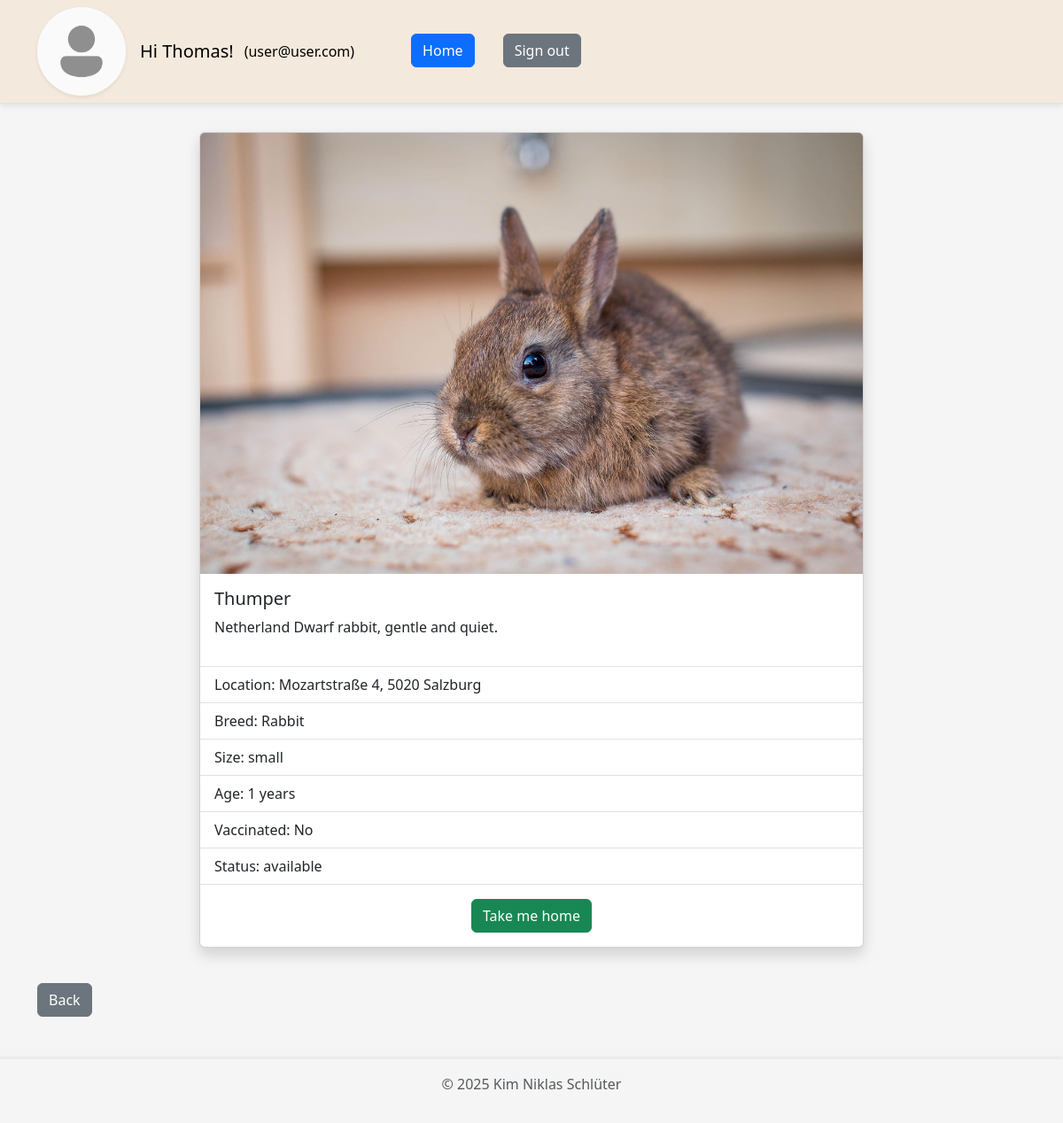
The app's page /website/animal_details.php?id=3 (signed in) with its own data.
### tables this page shows
CREATE TABLE `user` (
  `id` int(11) NOT NULL,
  `email` varchar(200) NOT NULL,
  `password` varchar(255) NOT NULL,
  `first_name` varchar(100) NOT NULL,
  `last_name` varchar(100) NOT NULL,
  `phone` varchar(50) NOT NULL,
  `address` varchar(100) NOT NULL,
  `picture` varchar(255) NOT NULL,
  `authority` enum('user','admin') NOT NULL
);

CREATE TABLE `animal` (
  `id` int(11) NOT NULL,
  `name` varchar(100) NOT NULL,
  `picture` varchar(255) DEFAULT NULL,
  `location` varchar(100) NOT NULL,
  `description` text DEFAULT NULL,
  `size` enum('small','default','big') NOT NULL DEFAULT 'default',
  `age` int(11) DEFAULT NULL,
  `vaccinated` tinyint(1) NOT NULL,
  `status` enum('available','adopted') NOT NULL DEFAULT 'available',
  `breed_id` int(11) NOT NULL
);

CREATE TABLE `breed` (
  `id` int(11) NOT NULL,
  `name` varchar(100) NOT NULL
);

### website/components/animals.php (called while the page is built, shortened)
<?php
require_once __DIR__ . '/db_connect.php';
require_once __DIR__ . '/util.php';
$conn = db_connect();
function create_response($status, $message, $data = [])
{
  $response = [
    "status" => $status,
    "message" => $message,
    "data" => $data
  ];
  return $response;
}
function get_animal_by_id($id)
{
  global $conn;
  $id = clean_input($id);
  $sql = "SELECT * FROM `animal` WHERE id=$id";
  $result = mysqli_query($conn, $sql);
  $row = mysqli_fetch_assoc($result);
  return create_response("200", "Successfully fetched animal by id.", $row);
}
function get_breed_by_id($breed_id)
{
  global $conn;
  $sql = "SELECT * FROM `breed` WHERE id=$breed_id";
  $result = mysqli_query($conn, $sql);
  $row = mysqli_fetch_assoc($result);
  return $row;
}
function get_animal_picture_url($animalData)
{
  return $animalData['picture'] ? PICTURE_FOLDER_NAME . '/' . $animalData['picture'] : ANIMAL_DEFAULT_PICTURE_URL;
}

### website/animal_details.php (the view, shortened to what this page needs)
<?php
require_once './components/db_connect.php';
require_once './components/util.php';
require_once './components/animals.php';
$conn = db_connect();
$myUserId = get_my_user_id_from_session();
$myUserData = get_user_data($conn, $myUserId);
$responseGet = get_animal_by_id($_GET['id']);
$animal = $responseGet['data'];
$animalPictureUrl = get_animal_picture_url($animal);
$vaccinatedText = ($animal['vaccinated']) ? 'Yes' : 'No';
$breedData = get_breed_by_id($animal['breed_id']);
?>
<!DOCTYPE html>
<html lang="en">
<head>
  <link href="https://cdn.jsdelivr.net/npm/bootstrap@5.3.7/dist/css/bootstrap.min.css" rel="stylesheet">
  <link rel="stylesheet" href="./styles/style.css">
</head>
<body>
  <?php require_once './components/navbar.php'; ?>
  <div class="container mt-3 mb-5" style="flex-grow: 1;">
    <?php
    $layout = "<div class='d-flex justify-content-center' style='width: 100%'>
            <div class='card shadow mb-4 d-flex flex-column justify-content-between align-items-center' style='width: 90%; max-width: 750px'>
            <div>
              <div class='animal-picture-container'>
                <img src='$animalPictureUrl' class='card-img-top animal-image' alt='animal'>
              </div>
              <div class='card-body'>
                <h5 class='card-title'>{$animal['name']}</h5>
                <p class='card-text'>{$animal['description']}</p>
              </div>
            </div>
            <div style='width: 100%'>
              <ul class='list-group list-group-flush'>
                <li class='list-group-item'></li>
                <li class='list-group-item'>Location: {$animal['location']}</li>
                <li class='list-group-item'>Breed: {$breedData['name']}</li>
                <li class='list-group-item'>Size: {$animal['size']}</li>
                <li class='list-group-item'>Age: {$animal['age']} years</li>
                <li class='list-group-item'>Vaccinated: $vaccinatedText</li>
                <li class='list-group-item'>Status: {$animal['status']}</li>
                <li class='list-group-item'></li>
              </ul>";
    $layout .= "<div class='d-flex flex-row gap-1 justify-content-around mb-3' style='width:100%'>";
    if (isset($_SESSION['user'])) {
      $layout .= "<form method='POST'>
                      <input type='hidden' name='animal_id_to_adopt' value='{$animal['id']}' />
                      <input" . (($animal['status'] != 'available') ? " disabled" : "") . " type='submit' name='adopt_animal' class='btn btn-success' value='Take me home' />
                  </form>";
    }
    $layout .= "</div>";
    $layout .= "
            </div>
          </div>
        </div>";
    echo $layout;
    ?>
  </div>
  <?php require_once './components/footer.php'; ?>
</body>
</html>

### website/components/navbar.php (shortened to what this page needs)
<?php
$homeUrl = isset($_SESSION['admin']) ? "dashboard.php" : "home.php";
$homeName = isset($_SESSION['admin']) ? "Dashboard" : "Home";
?>
<header class='p-0 mb-3 border-bottom title-row'>
  <nav class="navbar navbar-expand-lg" style="min-height: 3.5rem">
    <div class="container">
      <?php if (isset($_SESSION['user']) || isset($_SESSION['admin'])) { ?>
        <a href='<?= $homeUrl ?>' class='d-block me-3'>
          <img src='<?= $myUserData['profile_img_url'] ?? '' ?>' alt='profile image' width='100' height='100' class='rounded-circle shadow-sm' style='object-fit:cover;'>
        </a>
        <a class="navbar-brand me-1" href="<?= $homeUrl ?>">Hi <?= $myUserData['first_name'] ?? '' ?>!</a>
      <?php } ?>
      <div class="collapse navbar-collapse" id="navbarNav">
        <ul class="navbar-nav gap-2">
          <?php if (isset($_SESSION['user']) || isset($_SESSION['admin'])) { ?>
            <li class="nav-item me-5">
              <a class="nav-link link-body-emphasis" href="#"><?= '(' . $myUserData['email'] . ')' ?></a>
            </li>
            <li class="nav-item me-4">
              <a class="btn btn-primary" href="<?= $homeUrl ?>"><?= $homeName ?></a>
            </li>
            <li class="nav-item">
              <a class="btn btn-secondary" href="logout.php">Sign out</a>
            </li>
          <?php } ?>
        </ul>
      </div>
    </div>
  </nav>
</header>

### website/styles/style.css (style rules this page uses)
body { background-color: whitesmoke; display: flex; flex-flow: column nowrap; justify-content: flex-start; min-height: 100vh; }

### records on screen
user: first_name "Thomas", email "user@user.com"
animal: picture (picture), name "Thumper", description "Netherland Dwarf rabbit, gentle and quiet.", location "Mozartstraße 4, 5020 Salzburg", size "small", age "1", vaccinated "No", status "available", adopt_animal "Take me home"
breed: name "Rabbit"

### other values on screen
$homeName "Home"
